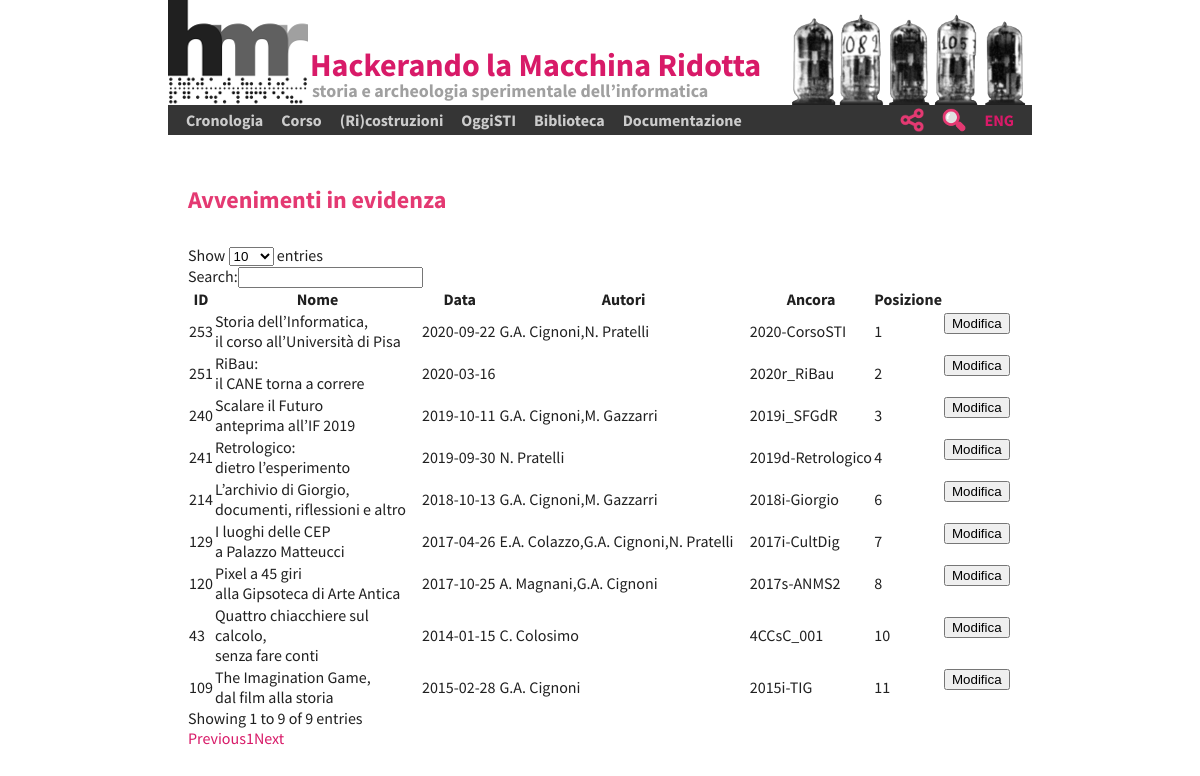
Screenshot of /EPICAC/PHP/showListHighlights.php with the database file from the repository.
### tables this page shows
CREATE TABLE `highlights` (
  `IdHl` int(11) NOT NULL,
  `Position` int(11) NOT NULL,
  `Title` varchar(250) NOT NULL,
  `Text` varchar(250) NOT NULL,
  `Icon` varchar(100) NOT NULL,
  `LinkTo` varchar(50) NOT NULL,
  `Visible` varchar(2) NOT NULL
);

CREATE TABLE `happenings` (
  `IdHa` int(11) NOT NULL,
  `Date` date NOT NULL,
  `Title` varchar(250) NOT NULL,
  `Subtitle` varchar(250) NOT NULL,
  `Anchor` varchar(85) NOT NULL,
  `State` varchar(14) NOT NULL,
  `IdCr` int(11) NOT NULL,
  `IdEv` int(11) NOT NULL,
  `IdBi` int(11) NOT NULL,
  `IdHl` int(11) NOT NULL,
  `IdPg` int(11) NOT NULL
);

### EPICAC/PHP/showListHighlights.php (the view, shortened to what this page needs)
<html>
<head>
	<link rel="stylesheet" type="text/css" href="../../HMR_Style.css">
	<link rel="stylesheet" href="https://code.jquery.com/ui/1.10.3/themes/smoothness/jquery-ui.css">
	<link rel="stylesheet" href="https://cdn.datatables.net/plug-ins/9dcbecd42ad/integration/jqueryui/dataTables.jqueryui.css">
</head>
<body>
	<div class="HMR_Banner">
	</div>
	<div id="HMR_Menu" class="HMR_Menu" >
	</div>
	<div class="HMR_Content">
		<div class="HMR_Text">
		<div id="listaEventi">
				<h1>Avvenimenti in evidenza</h1> </br>
				<table id="table_id" class="display" cellspacing="0" width="100%">
					<thead>
						<th>ID</th>
						<th>Nome</th>
						<th>Data</th>
						<th>Autori</th>
						<th>Ancora</th>
						<th>Posizione</th>
						<th></th>
					</thead>
					<tbody>
				<?php
					include ('../APIdb/HMR_EpicacDB.php');
					$query = 'SELECT hi.IdHl, hi.Position, hi.Title, h.Anchor, h.Date, GROUP_CONCAT(DISTINCT(p1.Brief)) as autori FROM highlights as hi  LEFT JOIN happeningpeople as hp ON hi.IdHl =  hp.IdHa LEFT JOIN people as p1 ON p1.IdPp = hp.IdPp LEFT JOIN happenings as h ON  hi.IdHl = h.IdHa GROUP By h.IdHl ORDER BY hi.Position LIMIT 9';
					$result = mysqli_query($db, $query);
					while($row = mysqli_fetch_array($result)){
						$id= $row['IdHl'];
						echo "<tr>";
						echo "<td >".$row['IdHl']."</td>";
						echo "<td >".$row['Title']."</td>";
						echo "<td>".$row['Date']."</td>";
						echo "<td>".$row['autori']."</td>";
						echo "<td>".$row['Anchor']."</td>";
						echo "<td>".$row['Position']."</td>";
						echo "<td valign='center'>
								<form method='get' action='formHappeningss.php'> <input type='hidden' name='modifica' value='".$id."'> <input type='hidden' name='tipo' value='pubblicato'> <input type='submit' name='input' value='Modifica'></form>
							</td>";
						echo "</tr>";
					}
				?>
				</tbody>
			</table>
		</div>
		</div>
</body>
</html>

### HMR_Style.css (style rules this page uses)
body,html { font-family: "Source Sans Pro"; margin: 0; padding: 0; font-size: 16px; line-height: 20px; color: #202020; }
h1 { font-family: "Source Sans Pro"; margin: 0; padding: 0; font-size: 24px; font-weight: bold; line-height: 30px; color: #e43972; margin-bottom: 10px; }
.HMR_Banner { width: 864px; height: 105px; font-family: "Source Sans Pro", sans-serif; padding:0px; position: relative; border:0px; margin-top: 0px; margin-bottom:0px; margin-left: auto; margin-right: auto; }
.HMR_Menu { width: 864px; padding: 0px; border:0px; margin-top:0px; margin-right:auto; margin-left: auto; margin-bottom: 0px; font-size:14px; font-weight:bold; height:30px; background-color: #353535; position: relative; }
.HMR_Content { clear: both; width: 864px; padding: 0px; margin-top: 30px; margin-bottom: 30px; margin-left: auto; margin-right: auto; position: relative; min-height:840px; }
.HMR_Text { margin-left: 20px; margin-right:20px; }

### rows the page displays
highlights: IdHl "253", Title "Storia dell’Informatica, il corso all’Università di Pisa", happenings.Date "2020-09-22", autori "G.A. Cignoni,N. Pratelli", happenings.Anchor "2020-CorsoSTI", Position "1"
highlights: IdHl "251", Title "RiBau: il CANE torna a correre", happenings.Date "2020-03-16", happenings.Anchor "2020r_RiBau", Position "2"
highlights: IdHl "240", Title "Scalare il Futuro anteprima all’IF 2019", happenings.Date "2019-10-11", autori "G.A. Cignoni,M. Gazzarri", happenings.Anchor "2019i_SFGdR", Position "3"
highlights: IdHl "241", Title "Retrologico: dietro l’esperimento", happenings.Date "2019-09-30", autori "N. Pratelli", happenings.Anchor "2019d-Retrologico", Position "4"
highlights: IdHl "214", Title "L’archivio di Giorgio, documenti, riflessioni e altro", happenings.Date "2018-10-13", autori "G.A. Cignoni,M. Gazzarri", happenings.Anchor "2018i-Giorgio", Position "6"
highlights: IdHl "129", Title "I luoghi delle CEP a Palazzo Matteucci", happenings.Date "2017-04-26", autori "E.A. Colazzo,G.A. Cignoni,N. Pratelli", happenings.Anchor "2017i-CultDig", Position "7"
highlights: IdHl "120", Title "Pixel a 45 giri alla Gipsoteca di Arte Antica", happenings.Date "2017-10-25", autori "A. Magnani,G.A. Cignoni", happenings.Anchor "2017s-ANMS2", Position "8"
highlights: IdHl "43", Title "Quattro chiacchiere sul calcolo, senza fare conti", happenings.Date "2014-01-15", autori "C. Colosimo", happenings.Anchor "4CCsC_001", Position "10"
highlights: IdHl "109", Title "The Imagination Game, dal film alla storia", happenings.Date "2015-02-28", autori "G.A. Cignoni", happenings.Anchor "2015i-TIG", Position "11"
